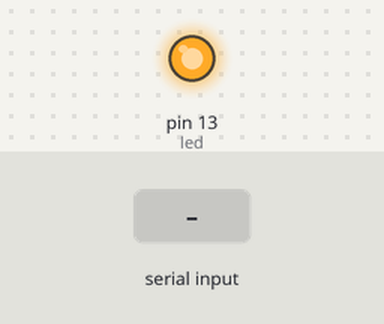
Bench run of a sketch on a simulated Arduino Mega 2560, built with avr-gcc and run on an emulated ATmega2560. Shown: output pins drawn as LEDs (lit = HIGH). Inputs (shaded band) come from the test bench. What the sketch prints to the serial monitor is not drawn.

Above: at 3.5 s.
3.6 s: "1" received over the second serial link
6.5 s: "0" received over the second serial link
9.0 s: "2" received over the second serial link
Timing chart, 0 to 12.0 s (numbered marks = the images above; inputs shaded):
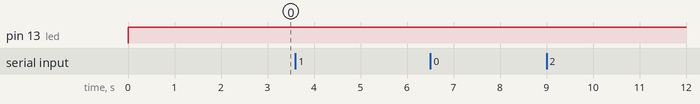

Measured:
- after the input at 3.6 s, every drawn part: stays the same
- after the input at 6.5 s, every drawn part: stays the same
- after the input at 9.0 s, every drawn part: stays the same

The sketch:

HC-06.ino
```cpp
int led = 13;
/* used help from http://byron76.blogspot.com/2011/09/one-board-several-firmwares.html */
void setup() {
 pinMode(led, OUTPUT);
 Serial.begin(115200);
 Serial1.begin(115200);//use 9600 if first set up
}
void loop() {
 digitalWrite(led, HIGH);//sanity check
 command("AT",2);// response: OK
 command("AT+VERSION",12);// response: OKlinvorV1.5
 command("AT+NAMEArduino",9);//response: OKsetname
 command("AT+BAUD8",8);//response: OK115200
 while(1);//stop execution
}
void command(const char* cmd, int num_bytes_response) {
 delay(1000);
 Serial1.print(cmd);
 delay(1500);
 for (int i=0;i<num_bytes_response;i++)
 Serial.write(Serial1.read());
}
```
